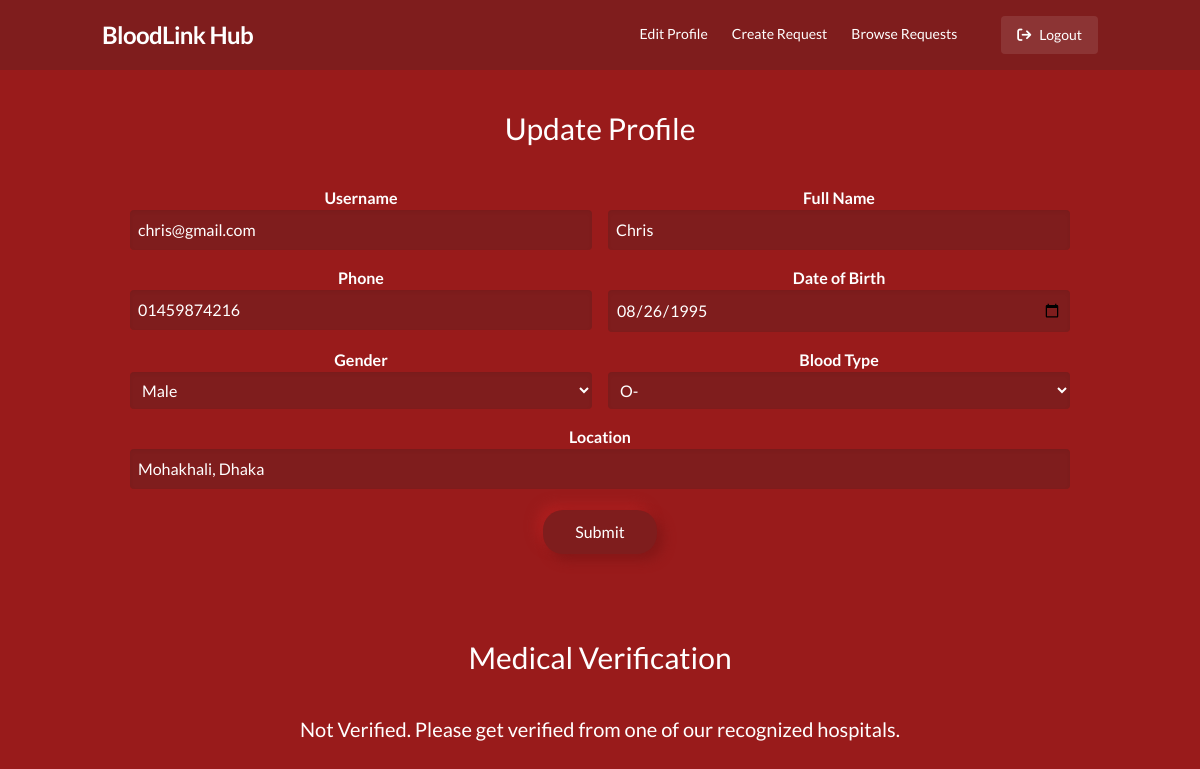
Page /profile.php (signed in) on the committed database.
### tables this page shows
CREATE TABLE `users` (
  `Username` varchar(32) NOT NULL,
  `Pass` varchar(32) DEFAULT NULL,
  `PhoneNo` char(11) DEFAULT NULL,
  `Role` varchar(10) DEFAULT 'user',
  `BloodType` varchar(3) DEFAULT NULL,
  `DOB` date DEFAULT NULL,
  `NumberOfDonations` int(11) DEFAULT 0,
  `isDonor` tinyint(1) DEFAULT 0,
  `HospitalID` varchar(20) DEFAULT NULL,
  `Name` varchar(32) DEFAULT NULL,
  `Address` varchar(255) DEFAULT NULL,
  `Gender` varchar(7) DEFAULT NULL,
  `VerifiedOn` date DEFAULT NULL,
  `VerifiedFrom` varchar(20) DEFAULT NULL
);

### profile.php (the view, shortened to what this page needs)
<?php
include "components/header.php";
if ($role == 'user') {
    $sql = "SELECT * FROM bloodinformation WHERE Username = '$username'";
    $result = mysqli_query($con, $sql);
    if ($result && mysqli_num_rows($result) > 0) {
        $blood = mysqli_fetch_array($result);
    } else {
        $blood = array(
            'RhFactor' => 'N/A',
            'Haemoglobin' => 'N/A',
            'Pulse' => 'N/A',
            'BP' => 'N/A'
        );
    }
    $sql = "SELECT * FROM diseasehistory WHERE Username = '$username'";
    $result = mysqli_query($con, $sql);
    if ($result && mysqli_num_rows($result) > 0) {
        $disease = mysqli_fetch_array($result);
    } else {
        $disease = array(
            'HBV' => 'N/A',
            'HIV' => 'N/A',
            'HCV' => 'N/A',
            'HEV' => 'N/A',
            'HTV' => 'N/A',
            'Malaria' => 'N/A',
            'TB' => 'N/A'
        );
    }
    $sql = "SELECT hospital.Name as HospitalName,users.VerifiedOn,users.PhoneNo,users.Username,users.Name,users.DOB,users.Gender,users.BloodType,users.Address FROM users left join hospital on users.VerifiedFrom=hospital.HospitalID WHERE users.Username = '$username'";
    $result = mysqli_query($con, $sql);
    if ($result && mysqli_num_rows($result) > 0) {
        $row = mysqli_fetch_array($result);
    }
    $verifiedOn = new DateTime($row['VerifiedOn']);
    $verifiedTill = $verifiedOn->add(new DateInterval('P1Y'));
} elseif ($role == 'superuser' || $role == 'admin') {
    $sql = "SELECT * FROM users WHERE Username = '$username'";
    $result = mysqli_query($con, $sql);
    if ($result && mysqli_num_rows($result) == 1) {
        $user = mysqli_fetch_assoc($result);
    }
}
?>
<?php if ($role == 'user'): ?>
    <div class="w-full text-center">
        <h1 class="text-3xl mb-10">Update Profile</h1>
        <form action="classes/update.php" method="post" class="w-full grid grid-cols-2 gap-4">
            <div class="flex flex-col text-center col-span-2 md:col-span-1">
                <label for="Username" class="font-bold">Username</label>
                <input disabled class="rounded shadow-inner bg-red-900 p-2" type="text" name="Username" id="Username"
                    value="<?php echo $row['Username']; ?>">
            </div>
            <div class="flex flex-col text-center col-span-2 md:col-span-1">
                <label for="Name" class="font-bold">Full Name</label>
                <input required class="rounded shadow-inner bg-red-900 p-2" type="text" name="Name" id="Name"
                    value="<?php echo $row['Name']; ?>">
            </div>
            <div class="flex flex-col text-center col-span-2 md:col-span-1">
                <label for="PhoneNo" class="font-bold">Phone</label>
                <input required class="rounded shadow-inner bg-red-900 p-2" type="number" name="PhoneNo" id="PhoneNo"
                    value="<?php echo $row['PhoneNo']; ?>">
            </div>
            <div class="flex flex-col text-center col-span-2 md:col-span-1">
                <label for="DOB" class="font-bold">Date of Birth</label>
                <input required class="rounded shadow-inner bg-red-900 p-2" type="date" name="DOB" id="DOB"
                    value="<?php echo $row['DOB']; ?>">
            </div>
            <div class="flex flex-col text-center col-span-2 md:col-span-1">
                <label for="Gender" class="font-bold">Gender</label>
                <select required id="Gender" name="Gender" class="rounded shadow-inner bg-red-900 p-2">
                    <option value="Male" <?php if ($row['Gender'] == 'Male')
                        echo "selected"; ?>>Male</option>
                </select>
            </div>
            <div class="flex flex-col text-center col-span-2 md:col-span-1">
                <label for="BloodType" class="font-bold">Blood Type</label>
                <select id="BloodType" name="BloodType" class="rounded shadow-inner bg-red-900 p-2" required>
                    <?php if ($row['VerifiedOn'] != NULL && $verifiedTill > new DateTime() && $blood['BloodType'] != NULL): ?>
                        <option value="">Select One</option>
                        <option value="A+" <?php if ($blood['BloodType'] == 'A+')
                            echo "selected"; ?>>A+</option>
                        <option value="A-" <?php if ($blood['BloodType'] == 'A-')
                            echo "selected"; ?>>A-</option>
                        <option value="B+" <?php if ($blood['BloodType'] == 'B+')
                            echo "selected"; ?>>B+</option>
                        <option value="B-" <?php if ($blood['BloodType'] == 'B-')
                            echo "selected"; ?>>B-</option>
                        <option value="AB+" <?php if ($blood['BloodType'] == 'AB+')
                            echo "selected"; ?>>AB+</option>
                        <option value="AB-" <?php if ($blood['BloodType'] == 'AB-')
                            echo "selected"; ?>>AB-</option>
                        <option value="O+" <?php if ($blood['BloodType'] == 'O+')
                            echo "selected"; ?>>O+</option>
                        <option value="O-" <?php if ($blood['BloodType'] == 'O-')
                            echo "selected"; ?>>O-</option>
                    <?php else: ?>
                        <option value="O-" <?php if ($row['BloodType'] == 'O-')
                            echo "selected"; ?>>O-</option>
                    <?php endif; ?>
                </select>
            </div>
            <div class="flex flex-col text-center col-span-2 ">
                <label for="Address" class="font-bold">Location</label>
                <input required class="rounded shadow-inner bg-red-900 p-2" type="text" name="Address" id="Address"
                    value="<?php echo $row['Address']; ?>">
            </div>
            <button class="col-span-2 button bg-red-900 px-8" type="submit">Submit</button>
        </form>
        <div class="mt-20">
            <h1 class="text-3xl mb-10">Medical Verification</h1>
            <div class="w-full flex flex-col items-center">
                <?php
                if ($row['VerifiedOn'] != NULL && $verifiedTill > new DateTime()):
                    ?>
                    <table class="text-left table-auto tbl">
                        <tbody>
                            <tr>
                                <th>Verified From:</th>
                                <td>
                                    <?php echo $row['HospitalName'] ?>
                                </td>
                            </tr>
                            <tr>
                                <th>Verifed On:</th>
                                <td>
                                    <?php echo $row['VerifiedOn'] ?>
                                </td>
                            </tr>
                            <tr>
                                <th>Verifed Till:</th>
                                <td>
                                    <?php echo $verifiedTill->format('Y-m-d') ?>
                                </td>
                            </tr>
                            <tr>
                                <th>Blood Type:</th>
                                <td>
                                    <?php echo $blood['BloodType'] ?>
                                </td>
                            </tr>
                            <tr>
                                <th>Rh Factor:</th>
                                <td>
                                    <?php echo $blood['RhFactor'] ?>
                                </td>
                            </tr>
                            <br>
                            <tr>
                                <th>Haemoglobin:</th>
                                <td>
                                    <?php echo $blood['Haemoglobin'] ?> (g/dl)
                                </td>
                            </tr>
                            <tr>
                                <th>Pulse:</th>
                                <td>
                                    <?php echo $blood['Pulse'] ?> bpm
                                </td>
                            </tr>
                            <tr>
                                <th>Blood Pressure:</th>
                                <td>
                                    <?php echo $blood['BP'] ?> mmHg
                                </td>
                            </tr>
                            <tr>
                                <th>Hepatitis B Virus:</th>
                                <td>
                                    <?php echo ($disease['HBV'] == '1') ? 'Positive' : 'Negative' ?>
                                </td>
                            </tr>
                            <tr>
                                <th>HIV:</th>
                                <td>
                                    <?php echo ($disease['HIV'] == '1') ? 'Positive' : 'Negative' ?>
                                </td>
                            </tr>
                            <tr>
                                <th>Hepatitis C Virus:</th>
                                <td>
                                    <?php echo ($disease['HCV'] == '1') ? 'Positive' : 'Negative' ?>
                                </td>
                            </tr>
                            <tr>
                                <th>Hepatitis E Virus:</th>
                                <td>
                                    <?php echo ($disease['HEV'] == '1') ? 'Positive' : 'Negative' ?>
                                </td>
                            </tr>
                            <tr>
                                <th>Human T-lymphotropic Virus:</th>
                                <td>
                                    <?php echo ($disease['HTV'] == '1') ? 'Positive' : 'Negative' ?>
                                </td>
                            </tr>
                            <tr>
                                <th>Malaria:</th>
                                <td>
                                    <?php echo ($disease['Malaria'] == '1') ? 'Positive' : 'Negative' ?>
                                </td>
                            </tr>
                            <tr>
                                <th>Active Tuberculosis:</th>
                                <td>
                                    <?php echo ($disease['TB'] == '1') ? 'Positive' : 'Negative' ?>
                                </td>
                            </tr>
                        </tbody>
                    </table>
                <?php else: ?>
                    <h1 class="text-xl  mb-5">Not Verified. Please get verified from one of our recognized hospitals.
                    </h1>
                <?php endif; ?>
            </div>
        </div>
    </div>
<?php endif; ?>
<?php
include "components/footer.php";
?>

### css/components.css (style rules this page uses)
body { font-family: "Lato", sans-serif; }
.button { min-width: 80px; padding: 10px; color: #fff; cursor: pointer; font-size: 16px; margin: 5px auto; transition: all 0.8s ease-in-out; border-radius: 20px; background: #991b1b; box-shadow: 6px 6px 12px #851717, -6px -6px 12px #ad1f1f; }
::placeholder { color: #fff; }

### rows in the picture
users: Username "chris@gmail.com", Name "Chris", PhoneNo "01459874216", DOB "08/26/1995", Gender "Male", BloodType "O-", Address "Mohakhali, Dhaka"
